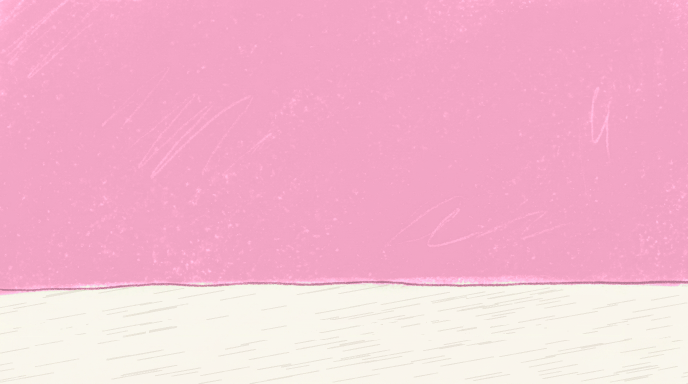
#> input picture assets/bakgrunder/vagen/vagen-rosa.png, 1376 x 768 px, given in place of glasskiosken.png, which was not available (shown at 1/2 size)
$ python bygg.py ../../../assets/bakgrunder/vagen/vagen-rosa.png
#> lines starting #> are read from the running program, lines starting #| are printed output that depends on the picture
"""Bygger storyboarden för avsnitt 005 av de färdiga utklippen och bakgrunderna.

Kör: ~/.claude/skills/ai-video/.venv/bin/python -I bygg.py   (från den här mappen)
Skriver frames/*.jpg, index.html och tabellen i ../storyboard.md. Kostar inga krediter.
Samma grepp som 004:s bygg.py: figurerna är de ansiktslösa utklippen med ansiktet ritat i kod. Musens korta raka armar
och ben ritas av verktyg/rita-lemmar-mus.py och hennes ansikten av verktyg/ansikten.py.
Saker som inte finns i assets/ än ritas som enkla platta former; kör om när bilderna finns.
Allt ritat i kod får kritstruktur och ett svagt papperskorn över hela bilden; `--platt` stänger av det.
"""
import html
import json
import math
import random
import re
import runpy
import sys
from pathlib import Path

import numpy as np

from PIL import Image, ImageChops, ImageDraw, ImageFilter, ImageFont, ImageOps

HÄR = Path(__file__).resolve().parent
ROT = HÄR.parents[2]
A = ROT / "assets"
W, H = 1376, 768
INK = (29, 29, 29)
PAPER = (250, 248, 242)
ROSA = (240, 110, 170)  # #F06EAA
VÄGG = (143, 203, 235)  # kioskens vägg (Sanna): mjukt himmelsblå #8FCBEB i stället för rosa, så att bilen, glassen och markisen syns
BIL_ROSA = (246, 170, 200)
random.seed(5)
PLATSHÅLLARE = []


# [7 lines left out: function bild, not called in this run]


def tom(w=1024, h=1024):
    im = Image.new("RGBA", (w, h))
    return im, ImageDraw.Draw(im)


# [36 lines left out: functions ph_kaross, ph_hjul, ph_glass, ph_buske, ph_ballong, not called in this run]


# --- Kritstruktur: det som ritas i kod fylls med äkta kritkorn och får lite ojämna kanter -----------------
KRITA = "--platt" not in sys.argv
_g = Image.open(A / "bakgrunder" / "glasskiosken" / "glasskiosken.png").convert("L").crop((480, 0, 1376, 560)).resize((W, H))  # bara tom vägg
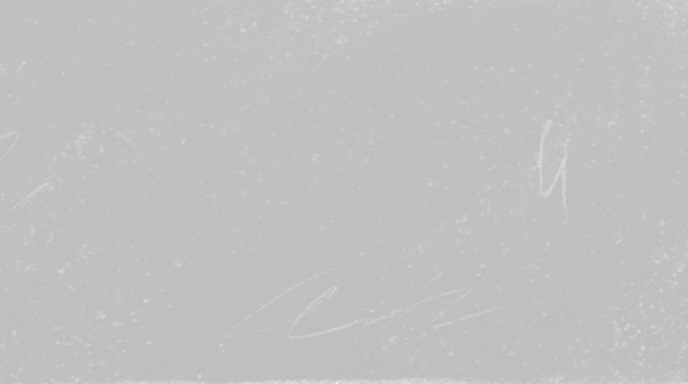
#> _g: PIL image 1376x768 L (shown at 1/2 size); min 184, max 240, mean 192.5
_d = np.asarray(_g, float) - np.asarray(_g.filter(ImageFilter.GaussianBlur(12)), float)
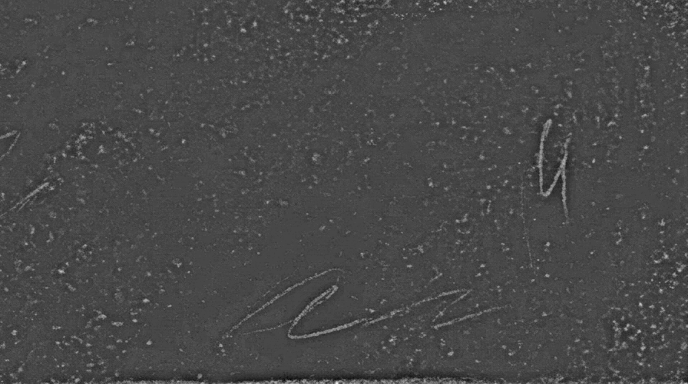
#> _d: shape (768, 1376) float64 (shown at 1/2 size); min -14, max 35, mean 0; drawn with min black and max white
KORN = np.clip(0.5 + _d / (4 * _d.std()), 0, 1)  # kritkornen ur kioskens kritvägg, 0–1 runt 0,5: samma i varje bild
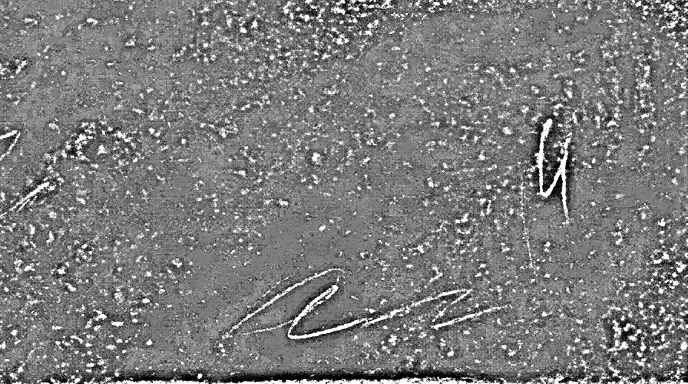
#> KORN: shape (768, 1376) float64 (shown at 1/2 size); min 0, max 1, mean 0.484
_rng = np.random.default_rng(5)
BRUS = sum(np.asarray(Image.fromarray((_rng.random((H // k, W // k)) * 255).astype(np.uint8)).resize((W, H), Image.BICUBIC), float)
           for k in (6, 16)) / 255 - 1  # mjukt brus −1..1 för ojämna kanter


# [12 lines left out: function kritfyll, not called in this run]


def ritmask(c):
    m = Image.new("L", c.size)
    return m, ImageDraw.Draw(m)


# [19 lines left out: functions golvstreck, papperskorn, not called in this run]


_plåt = {}
GOLV = {"vagen": 585}  # där golvet börjar


# [5 lines left out: function plate, not called in this run]


# --- Figurer: kropp, lemmar ur riggen och ansiktet ur verktyg/ansikten.py -----
# Grodans ögon och mun som i 004:s kit.js (stora ögon ovanpå huvudet, brett leende)
ANSIKTE = {"grodan-gurra": dict(ogon=[(337, 262), (686, 260)], ogonskala=1.45, mun=(512, 392), munskala=1.4, munbredd=2.6)}
SPETS = {"grodan-gurra": {"arm-r": (895, 655), "arm-l": (110, 660)}}  # handen, i figurens 1024-koordinater
# Statisterna i danspausen. Ögon och mun som i 004:s kit.js. Kaninens rigg heter kanel-rigg.json.
# Dinon Disas ögon och mun uppmätta i cut/dinon-disa.png mot den ansiktslösa.
DJUROGON = [(414, 401), (605, 399)]
ANSIKTE |= {"kaninen-kanel": dict(ogon=[(412, 396), (605, 401)], mun=(510, 458), munskala=1.1),
            "humlan-humle": dict(ogon=DJUROGON, mun=(512, 472), munskala=1.2),
            "dinon-disa": dict(ogon=[(413, 401), (604, 398)], mun=(511, 466), munskala=1.3)}
RIGGNAMN = {"kaninen-kanel": "kanel"}
_spets = {}


# [7 lines left out: function spets_av, not called in this run]
ÖRON = [((165, 104, 420, 360), (350, 310)), ((600, 104, 860, 360), (670, 310))]  # musens öron: ruta och fäste
GH = 250  # glassens höjd i figurens koordinater


def vinkel_mot(piv, spets, mål):
    """Grader moturs som vrider armen så att handen pekar mot mål."""
    return math.degrees(math.atan2(piv[1] - mål[1], mål[0] - piv[0]) - math.atan2(piv[1] - spets[1], spets[0] - piv[0]))


# [69 lines left out: functions hand, lägg, figur, not called in this run]


# --- Musen Mille: korta raka armar och ben ritade i kod (verktyg/rita-lemmar-mus.py), ansiktet ur verktyg/ansikten.py ---
#> (the run stopped early here; a loop or call above may not have finished)
